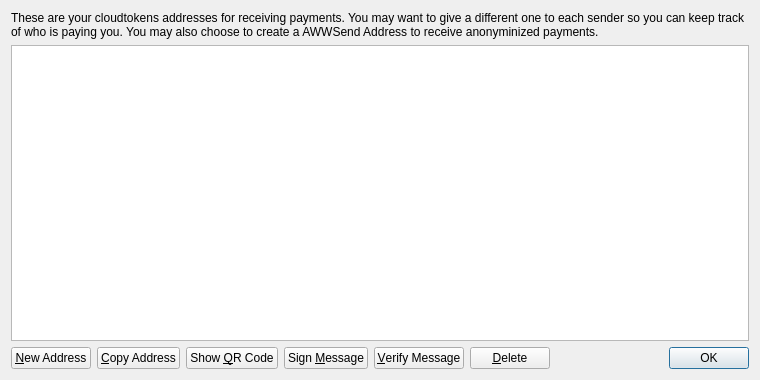
<?xml version="1.0" encoding="UTF-8"?>
<ui version="4.0">
 <class>AddressBookPage</class>
 <widget class="QWidget" name="AddressBookPage">
  <property name="geometry">
   <rect>
    <x>0</x>
    <y>0</y>
    <width>760</width>
    <height>380</height>
   </rect>
  </property>
  <property name="windowTitle">
   <string>Address Book</string>
  </property>
  <layout class="QVBoxLayout" name="verticalLayout">
   <item>
    <widget class="QLabel" name="labelExplanation">
     <property name="text">
      <string>These are your cloudtokens addresses for receiving payments. You may want to give a different one to each sender so you can keep track of who is paying you. You may also choose to create a AWWSend Address to receive anonyminized payments.</string>
     </property>
     <property name="textFormat">
      <enum>Qt::PlainText</enum>
     </property>
     <property name="wordWrap">
      <bool>true</bool>
     </property>
    </widget>
   </item>
   <item>
    <widget class="QTableView" name="tableView">
     <property name="contextMenuPolicy">
      <enum>Qt::CustomContextMenu</enum>
     </property>
     <property name="toolTip">
      <string>Double-click to edit address or label</string>
     </property>
     <property name="tabKeyNavigation">
      <bool>false</bool>
     </property>
     <property name="alternatingRowColors">
      <bool>true</bool>
     </property>
     <property name="selectionMode">
      <enum>QAbstractItemView::SingleSelection</enum>
     </property>
     <property name="selectionBehavior">
      <enum>QAbstractItemView::SelectRows</enum>
     </property>
     <property name="sortingEnabled">
      <bool>true</bool>
     </property>
     <attribute name="verticalHeaderVisible">
      <bool>false</bool>
     </attribute>
    </widget>
   </item>
   <item>
    <layout class="QHBoxLayout" name="horizontalLayout">
     <item>
      <widget class="QPushButton" name="newAddressButton">
       <property name="toolTip">
        <string>Create a new address</string>
       </property>
       <property name="text">
        <string>&amp;New Address</string>
       </property>
       <property name="icon">
        <iconset resource="../bitcoin.qrc">
         <normaloff>:/icons/add</normaloff>:/icons/add</iconset>
       </property>
      </widget>
     </item>
     <item>
      <widget class="QPushButton" name="copyToClipboard">
       <property name="toolTip">
        <string>Copy the currently selected address to the system clipboard</string>
       </property>
       <property name="text">
        <string>&amp;Copy Address</string>
       </property>
       <property name="icon">
        <iconset resource="../bitcoin.qrc">
         <normaloff>:/icons/editcopy</normaloff>:/icons/editcopy</iconset>
       </property>
      </widget>
     </item>
     <item>
      <widget class="QPushButton" name="showQRCode">
       <property name="text">
        <string>Show &amp;QR Code</string>
       </property>
       <property name="icon">
        <iconset resource="../bitcoin.qrc">
         <normaloff>:/icons/qrcode</normaloff>:/icons/qrcode</iconset>
       </property>
      </widget>
     </item>
     <item>
      <widget class="QPushButton" name="signMessage">
       <property name="toolTip">
        <string>Sign a message to prove you own a cloudtokens address</string>
       </property>
       <property name="text">
        <string>Sign &amp;Message</string>
       </property>
       <property name="icon">
        <iconset resource="../bitcoin.qrc">
         <normaloff>:/icons/edit</normaloff>:/icons/edit</iconset>
       </property>
      </widget>
     </item>
     <item>
      <widget class="QPushButton" name="verifyMessage">
       <property name="toolTip">
        <string>Verify a message to ensure it was signed with a specified cloudtokens address</string>
       </property>
       <property name="text">
        <string>&amp;Verify Message</string>
       </property>
       <property name="icon">
        <iconset resource="../bitcoin.qrc">
         <normaloff>:/icons/transaction_0</normaloff>:/icons/transaction_0</iconset>
       </property>
      </widget>
     </item>
     <item>
      <widget class="QPushButton" name="deleteButton">
       <property name="toolTip">
        <string>Delete the currently selected address from the list</string>
       </property>
       <property name="text">
        <string>&amp;Delete</string>
       </property>
       <property name="icon">
        <iconset resource="../bitcoin.qrc">
         <normaloff>:/icons/remove</normaloff>:/icons/remove</iconset>
       </property>
      </widget>
     </item>
     <item>
      <spacer name="horizontalSpacer">
       <property name="orientation">
        <enum>Qt::Horizontal</enum>
       </property>
       <property name="sizeHint" stdset="0">
        <size>
         <width>40</width>
         <height>20</height>
        </size>
       </property>
      </spacer>
     </item>
     <item>
      <widget class="QDialogButtonBox" name="buttonBox">
       <property name="sizePolicy">
        <sizepolicy hsizetype="Maximum" vsizetype="Fixed">
         <horstretch>0</horstretch>
         <verstretch>0</verstretch>
        </sizepolicy>
       </property>
       <property name="standardButtons">
        <set>QDialogButtonBox::Ok</set>
       </property>
      </widget>
     </item>
    </layout>
   </item>
  </layout>
 </widget>
 <resources>
  <include location="../bitcoin.qrc"/>
 </resources>
 <connections/>
</ui>
